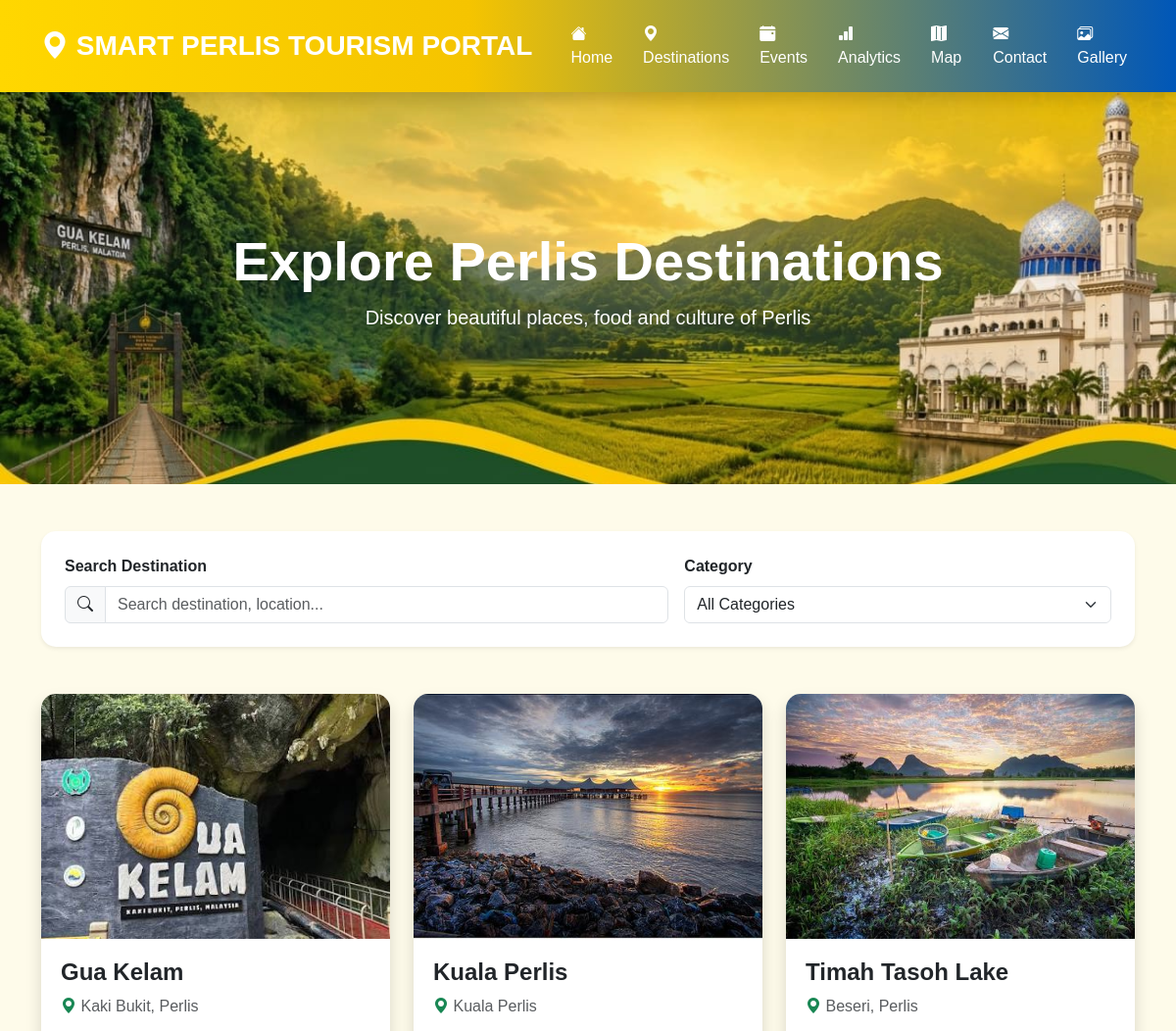
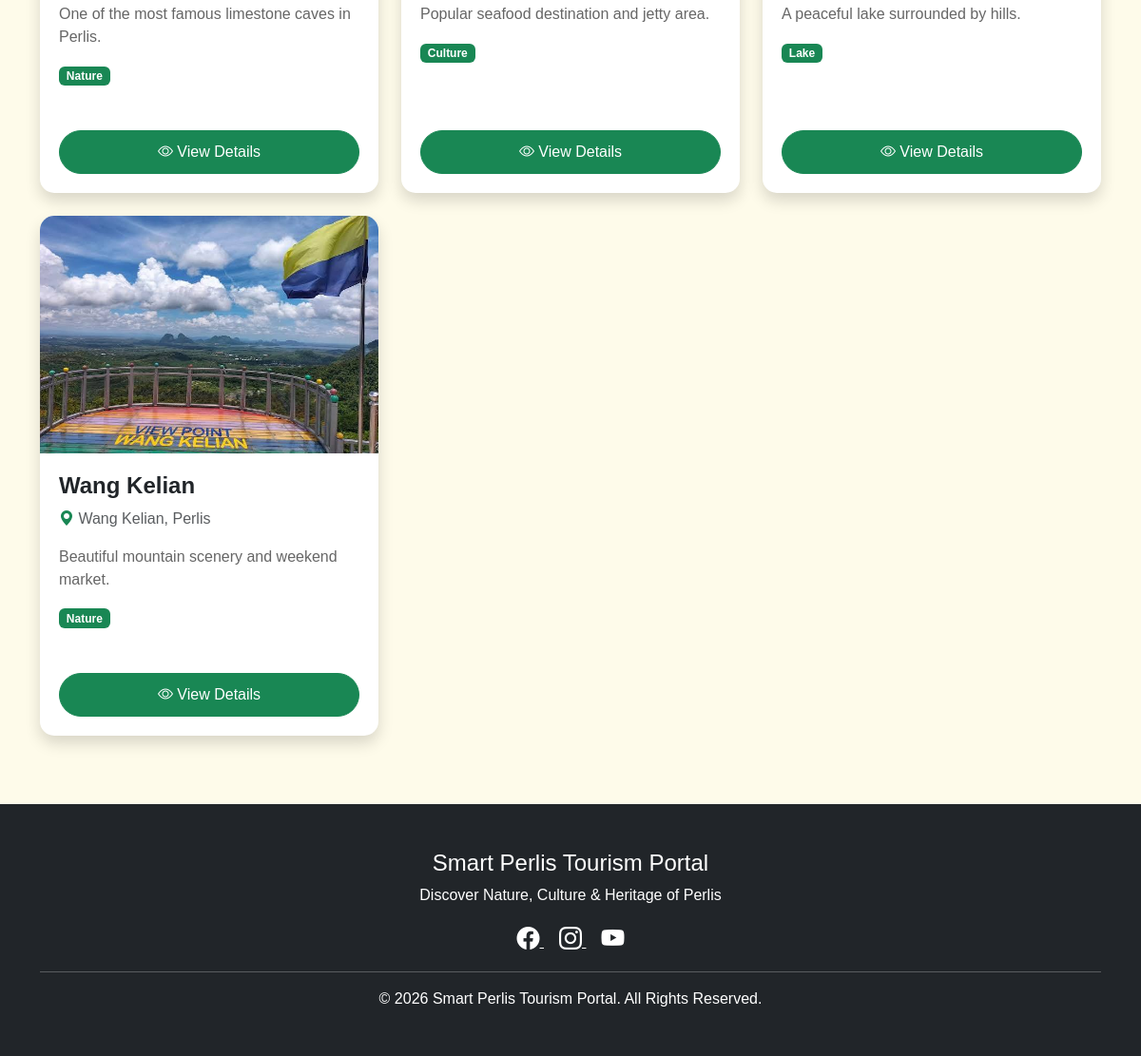
Page /destinations.php on the committed database (2 pictures, top to bottom).
### tables this page shows
CREATE TABLE `destinations` (
  `destination_id` int(11) NOT NULL,
  `destination_name` varchar(100) NOT NULL,
  `category` varchar(50) DEFAULT NULL,
  `location` varchar(100) DEFAULT NULL,
  `description` text DEFAULT NULL,
  `image` varchar(255) DEFAULT NULL,
  `created_at` timestamp NOT NULL DEFAULT current_timestamp()
);

### destinations.php (the view, shortened to what this page needs)
<?php
include("config.php");
?>
<!DOCTYPE html>
<html lang="en">
<head>
    <link
        href="https://cdn.jsdelivr.net/npm/bootstrap@5.3.3/dist/css/bootstrap.min.css"
        rel="stylesheet">
    <link
        href="https://cdn.jsdelivr.net/npm/bootstrap-icons@1.11.3/font/bootstrap-icons.css"
        rel="stylesheet">
    <link
        rel="stylesheet"
        href="assets/css/style.css">
</head>
<body>
<?php include("navbar.php"); ?>
<section class="hero-destination text-center">
    <div class="container">
        <h1 class="display-4 fw-bold">
            Explore Perlis Destinations
        </h1>
        <p class="lead">
            Discover beautiful places, food and culture of Perlis
        </p>
    </div>
</section>
<div class="container mt-5">
    <div class="card shadow-sm p-4">
        <div class="row g-3">
            <div class="col-md-7">
                <label class="form-label fw-bold">
                    Search Destination
                </label>
                <div class="input-group">
                    <span class="input-group-text">
                        <i class="bi bi-search"></i>
                    </span>
                    <input
                        type="text"
                        id="keyword"
                        class="form-control"
                        placeholder="Search destination, location..."
                    >
                </div>
            </div>
            <div class="col-md-5">
                <label class="form-label fw-bold">
                    Category
                </label>
                <select
                    id="category"
                    class="form-select">
                    <option value="All">
                        All Categories
                    </option>
                </select>
            </div>
        </div>
    </div>
</div>
<div class="container mt-5 mb-5">
    <div
        class="row"
        id="destinationList">
<?php
$sql = "
    SELECT *
    FROM destinations
    ORDER BY destination_name ASC
";
$result = mysqli_query($conn, $sql);
if (!$result) {
    echo '
    <div class="col-12">
        <div class="alert alert-danger">
            Database Error:
            ' . htmlspecialchars(mysqli_error($conn)) . '
        </div>
    </div>
    ';
}
else {
    while ($row = mysqli_fetch_assoc($result)) {
?>
        <div class="col-md-4 mb-4 destination-card">
            <div class="card shadow h-100">
                <img
                    src="assets/images/<?php
                    echo htmlspecialchars($row['image']);
                    ?>"
                    class="card-img-top"
                    height="230"
                    alt="<?php
                    echo htmlspecialchars(
                        $row['destination_name']
                    );
                    ?>"
                >
                <div class="card-body d-flex flex-column">
                    <h4 class="fw-bold">
                        <?php
                        echo htmlspecialchars(
                            $row['destination_name']
                        );
                        ?>
                    </h4>
                    <p class="text-muted">
                        <i
                            class="bi bi-geo-alt-fill text-success">
                        </i>
                        <?php
                        echo htmlspecialchars(
                            $row['location']
                        );
                        ?>
                    </p>
                    <p>
                        <?php
                        echo htmlspecialchars(
                            $row['description']
                        );
                        ?>
                    </p>
                    <div>
                        <span class="badge bg-success">
                            <?php
                            echo htmlspecialchars(
                                $row['category']
                            );
                            ?>
                        </span>
                    </div>
                    <div class="mt-auto pt-3">
                        <a
                            href="destination-details.php?id=<?php
                            echo (int)$row['destination_id'];
                            ?>"
                            class="btn btn-success w-100">
                            <i class="bi bi-eye"></i>
                            View Details
                        </a>
                    </div>
                </div>
            </div>
        </div>
<?php
    }
}
?>
    </div>
</div>
<?php include("footer.php"); ?>
</body>
</html>

### assets/css/style.css (style rules this page uses)
* { margin:0; padding:0; box-sizing:border-box; font-family:Arial, Helvetica, sans-serif; }
body { background:#f5f7fa; }
.card { border:none; border-radius:15px; overflow:hidden; transition:.4s; margin-bottom:30px; }
.card img { height:250px; object-fit:cover; }
.card-body { padding:20px; }
.card h4 { font-weight:bold; }
.card p { color:#666; }
.btn-success { border-radius:30px; padding:10px 25px; }

### destinations.php (style rules this page uses)
body { background: #fefbea; }
.destination-card .card { transition: 0.3s; border: none; overflow: hidden; }
.destination-card img { object-fit: cover; transition: 0.3s; }
.hero-destination { background-image: url('assets/images/header.jpg'); background-size: cover; background-position: center; background-repeat: no-repeat; color: white; min-height: 400px; padding: 80px 20px; display: flex; flex-direction: column; justify-content: center; align-items: center; }

### rows in the picture
destinations: image (picture), destination_name "Gua Kelam", location "Kaki Bukit, Perlis", description "One of the most famous limestone caves in Perlis.", category "Nature"
destinations: image (picture), destination_name "Kuala Perlis", location "Kuala Perlis", description "Popular seafood destination and jetty area.", category "Culture"
destinations: image (picture), destination_name "Timah Tasoh Lake", location "Beseri, Perlis", description "A peaceful lake surrounded by hills.", category "Lake"
destinations: image (picture), destination_name "Wang Kelian", location "Wang Kelian, Perlis", description "Beautiful mountain scenery and weekend market.", category "Nature"
